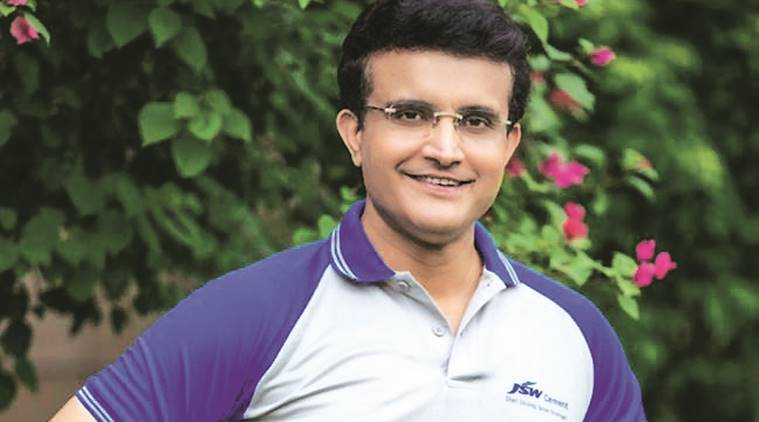
#> input picture Ganguly.jpg, 759 x 422 px
$ jupyter execute 'Image Cartoonization.ipynb'   (older library calls are emulated)
#> lines starting #> are read from the running program, lines starting #| are printed output that depends on the picture; after the words box and inside, x2 and y2 are one past the last pixel; in counts of white or black regions, pixels touching at a corner belong together
[cell 1]
import numpy as np
import pandas as pd
import cv2
import os
os.chdir('D:\\Test')

[cell 2]
depth = cv2.CV_8U
ks = 250
img = cv2.imread('Ganguly.jpg') # Loads an image from a file
#> img is the input picture: shape (422, 759, 3); mean B, G, R 91.1, 102.2, 101.7
img = np.asarray(img, np.uint8) # Converts image file to an array

[cell 3]
gray = cv2.cvtColor(img, cv2.COLOR_BGR2GRAY) # Converts an image to gray color
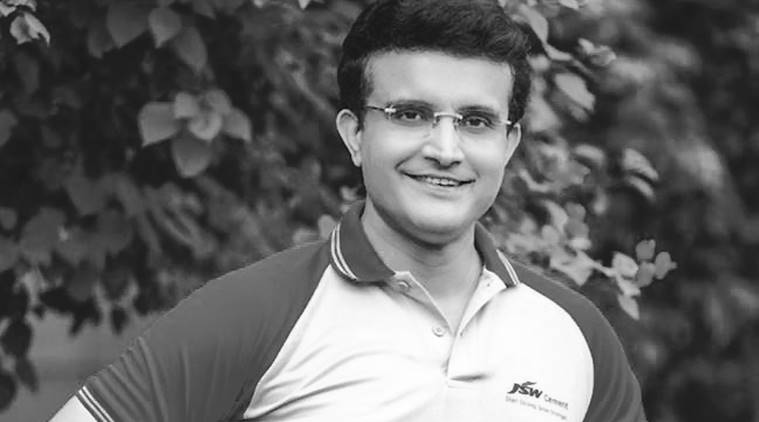
#> gray: shape (422, 759); min 5, max 255, mean 100.8
gray = cv2.medianBlur(gray, 7) # Blurs an image
edges = cv2.adaptiveThreshold(gray, 255, cv2.ADAPTIVE_THRESH_MEAN_C,
                                         cv2.THRESH_BINARY, 9,9)   # Transforms grayscale image to binary image
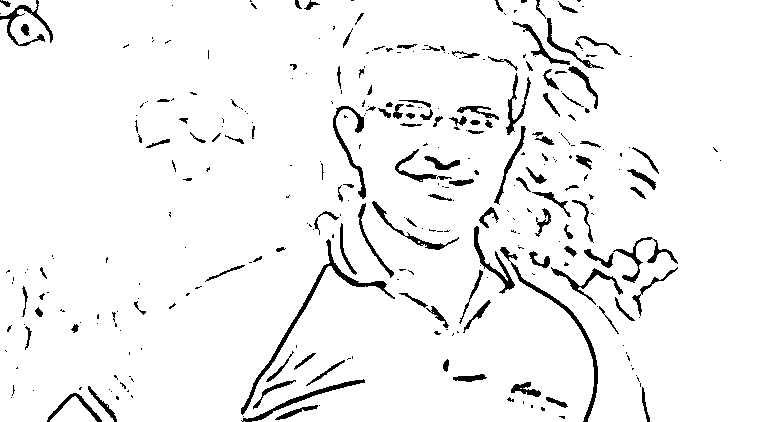
#> edges: shape (422, 759); 94.8% white; 319 black regions (200 under 20 px), largest, box (x1, y1, x2, y2) and area: (241, 239, 395, 415) 1127, (500, 247, 598, 422) 878, (241, 379, 365, 422) 559
lap = cv2.Laplacian(gray, depth, ks) # Detects the edges of an image
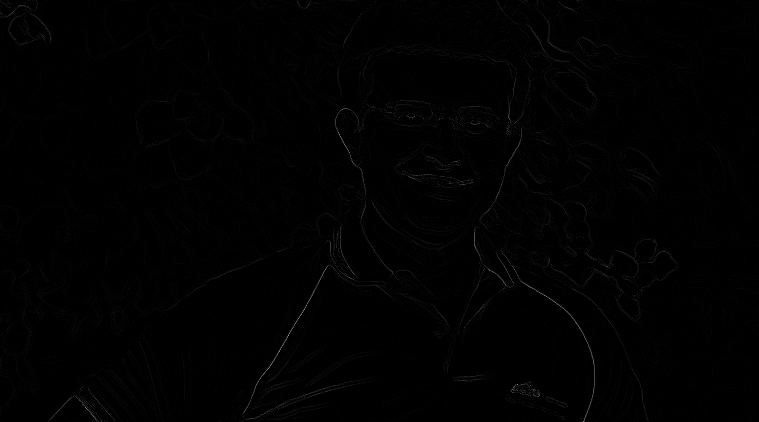
#> lap: shape (422, 759); min 0, max 153, mean 1.4

[cell 4]
rest, thresh = cv2.threshold(lap,5,125,cv2.THRESH_BINARY) # Applies a fixed-level threshold to each array element
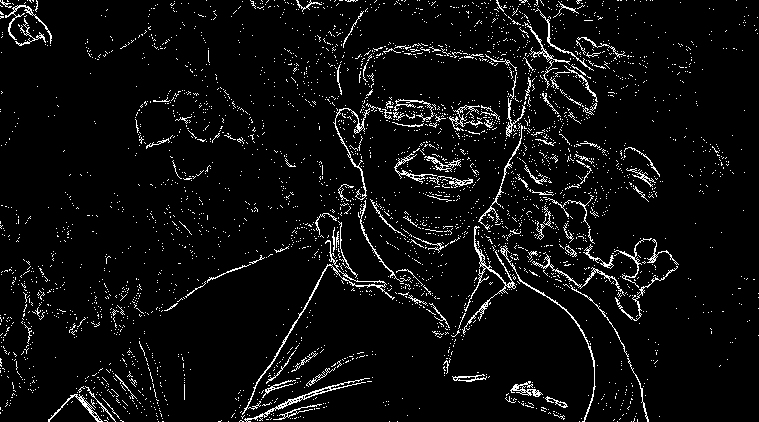
#> thresh: shape (422, 759); values 0 (black) and 125 (white), 5.2% white in thin lines or dots

thresh = 255-thresh
#> thresh: shape (422, 759); values 130 (black) and 255 (white), 94.8% white; black in thin lines or dots
thres2 = cv2.cvtColor(thresh, cv2.COLOR_GRAY2RGB) # Converts it to RGB

[cell 5]
color = cv2.bilateralFilter(img,9,75,75) # Reduces the noise
cart = cv2.bitwise_and(thres2, color) # Computes bitwise conjuction of 2 arrays
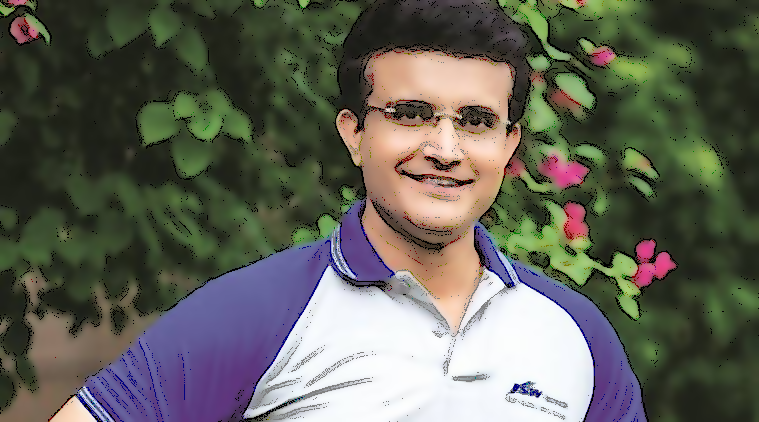
#> cart: shape (422, 759, 3); mean B, G, R 88.2, 98.6, 98.2
